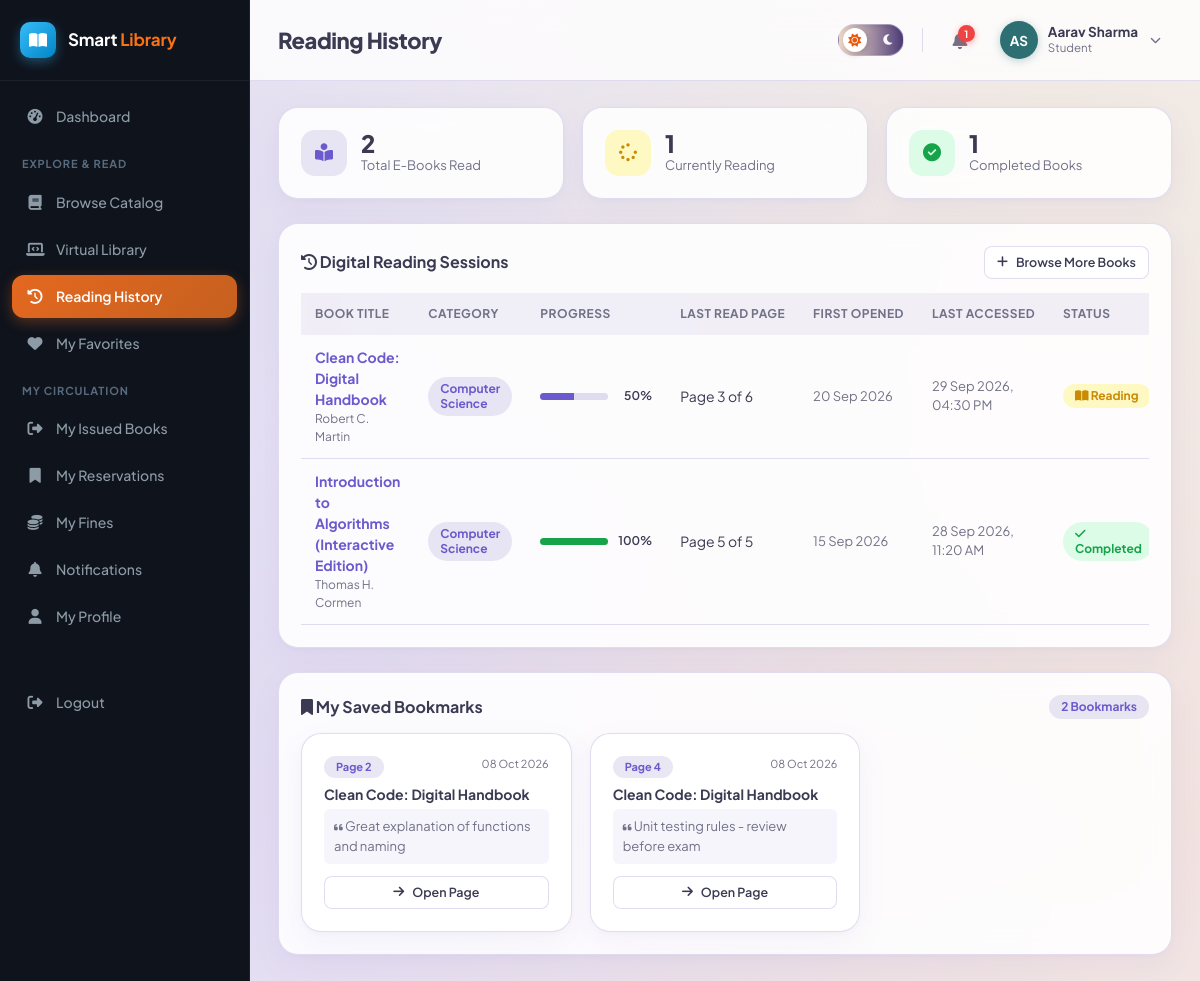
Page /student/reading-history.php (signed in) on the committed database.
### tables this page shows
CREATE TABLE reading_history (
    id INT AUTO_INCREMENT PRIMARY KEY,
    student_id INT NOT NULL,
    digital_book_id INT NOT NULL,
    first_accessed_at TIMESTAMP DEFAULT CURRENT_TIMESTAMP,
    last_accessed_at TIMESTAMP DEFAULT CURRENT_TIMESTAMP ON UPDATE CURRENT_TIMESTAMP,
    last_page INT NOT NULL DEFAULT 1,
    total_pages INT NOT NULL DEFAULT 1,
    progress_percent DECIMAL(5,2) NOT NULL DEFAULT 0.00,
    reading_status ENUM('reading','completed') NOT NULL DEFAULT 'reading',
    created_at TIMESTAMP DEFAULT CURRENT_TIMESTAMP,
    updated_at TIMESTAMP DEFAULT CURRENT_TIMESTAMP ON UPDATE CURRENT_TIMESTAMP,
    UNIQUE KEY uniq_stu_dbook (student_id, digital_book_id),
    FOREIGN KEY (student_id) REFERENCES students(id) ON DELETE CASCADE,
    FOREIGN KEY (digital_book_id) REFERENCES digital_books(id) ON DELETE CASCADE,
    INDEX idx_rh_stu (student_id),
    INDEX idx_rh_book (digital_book_id)
);

CREATE TABLE digital_books (
    id INT AUTO_INCREMENT PRIMARY KEY,
    book_id INT NULL,
    title VARCHAR(200) NOT NULL,
    author_id INT NULL,
    author_name VARCHAR(150) NULL,
    category_id INT NULL,
    publisher_id INT NULL,
    isbn VARCHAR(30) NULL,
    ia_id VARCHAR(100) NULL,
    publication_year INT NULL,
    edition VARCHAR(30) DEFAULT '1st',
    language VARCHAR(40) DEFAULT 'English',
    pages INT DEFAULT 10,
    description TEXT NULL,
    cover_image VARCHAR(255) NULL,
    file_path VARCHAR(255) NOT NULL,
    file_format VARCHAR(20) NOT NULL DEFAULT 'PDF',
    file_size_kb INT DEFAULT 0,
    access_type ENUM('free','restricted','open_access') NOT NULL DEFAULT 'free',
    license_info VARCHAR(255) DEFAULT 'Open Educational Resource / Demonstration',
    view_count INT NOT NULL DEFAULT 0,
    read_count INT NOT NULL DEFAULT 0,
    status ENUM('active','inactive') NOT NULL DEFAULT 'active',
    created_at TIMESTAMP DEFAULT CURRENT_TIMESTAMP,
    updated_at TIMESTAMP DEFAULT CURRENT_TIMESTAMP ON UPDATE CURRENT_TIMESTAMP,
    FOREIGN KEY (book_id) REFERENCES books(id) ON DELETE SET NULL,
    FOREIGN KEY (author_id) REFERENCES authors(id) ON DELETE SET NULL,
    FOREIGN KEY (category_id) REFERENCES categories(id) ON DELETE SET NULL,
    FOREIGN KEY (publisher_id) REFERENCES publishers(id) ON DELETE SET NULL,
    INDEX idx_dtitle (title),
    INDEX idx_dcat (category_id),
    INDEX idx_dauthor (author_id),
    INDEX idx_dstatus (status),
    INDEX idx_disbn (isbn),
    INDEX idx_dia (ia_id)
);

CREATE TABLE categories (
    id INT AUTO_INCREMENT PRIMARY KEY,
    name VARCHAR(100) NOT NULL UNIQUE,
    description VARCHAR(255) DEFAULT NULL
);

CREATE TABLE bookmarks (
    id INT AUTO_INCREMENT PRIMARY KEY,
    student_id INT NOT NULL,
    digital_book_id INT NOT NULL,
    page_number INT NOT NULL DEFAULT 1,
    note VARCHAR(255) NULL,
    created_at TIMESTAMP DEFAULT CURRENT_TIMESTAMP,
    FOREIGN KEY (student_id) REFERENCES students(id) ON DELETE CASCADE,
    FOREIGN KEY (digital_book_id) REFERENCES digital_books(id) ON DELETE CASCADE,
    INDEX idx_bm_stubook (student_id, digital_book_id)
);

### includes/functions.php (called while the page is built, shortened)
<?php
function e($value) {
    return htmlspecialchars($value ?? '', ENT_QUOTES, 'UTF-8');
}
function fmtDate($date) {
    return date('d M Y', strtotime($date));
}

### student/reading-history.php (the view, shortened to what this page needs)
<?php
require_once __DIR__ . '/../includes/functions.php';
require_once __DIR__ . '/../includes/auth-check.php';
$stu = $pdo->prepare("SELECT id FROM students WHERE user_id = ?");
$stu->execute([$_SESSION['user_id']]);
$studentId = (int)$stu->fetchColumn();
$stmt = $pdo->prepare("
    SELECT rh.*, db.title, db.pages, db.language, db.cover_image, db.access_type,
           c.name AS category_name, COALESCE(a.name, db.author_name) AS author_name
    FROM reading_history rh
    JOIN digital_books db ON db.id = rh.digital_book_id
    LEFT JOIN categories c ON c.id = db.category_id
    LEFT JOIN authors a ON a.id = db.author_id
    WHERE rh.student_id = ?
    ORDER BY rh.last_accessed_at DESC
");
$stmt->execute([$studentId]);
$history = $stmt->fetchAll();
$bmStmt = $pdo->prepare("
    SELECT b.*, db.title AS book_title, c.name AS category_name
    FROM bookmarks b
    JOIN digital_books db ON db.id = b.digital_book_id
    LEFT JOIN categories c ON c.id = db.category_id
    WHERE b.student_id = ?
    ORDER BY b.created_at DESC
");
$bmStmt->execute([$studentId]);
$allBookmarks = $bmStmt->fetchAll();
$totalBooksRead = count($history);
$completedBooks = count(array_filter($history, fn($h) => $h['reading_status'] === 'completed' || (float)$h['progress_percent'] >= 99.0));
$inProgressBooks = $totalBooksRead - $completedBooks;
include __DIR__ . '/../includes/header.php';
?>
<div class="grid grid-3" style="margin-bottom:24px;">
    <div class="card stat-card">
        <div class="icon blue"><i class="fa-solid fa-book-open-reader"></i></div>
        <div>
            <div class="num"><?= $totalBooksRead ?></div>
            <div class="label">Total E-Books Read</div>
        </div>
    </div>
    <div class="card stat-card">
        <div class="icon yellow"><i class="fa-solid fa-spinner"></i></div>
        <div>
            <div class="num"><?= $inProgressBooks ?></div>
            <div class="label">Currently Reading</div>
        </div>
    </div>
    <div class="card stat-card">
        <div class="icon green"><i class="fa-solid fa-circle-check"></i></div>
        <div>
            <div class="num"><?= $completedBooks ?></div>
            <div class="label">Completed Books</div>
        </div>
    </div>
</div>
<div class="card" style="margin-bottom:24px;">
    <div class="flex justify-between items-center" style="margin-bottom:14px;">
        <h3 style="margin:0;"><i class="fa-solid fa-clock-rotate-left text-primary"></i> Digital Reading Sessions</h3>
        <a href="virtual-library.php" class="btn btn-sm btn-outline"><i class="fa-solid fa-plus"></i> Browse More Books</a>
    </div>
    <?php if (empty($history)): ?>
        <div class="empty-state" style="padding:40px 20px;">
            <i class="fa-solid fa-book-open" style="font-size:36px; margin-bottom:10px;"></i>
            <h4>No reading history yet</h4>
            <p class="text-muted">Start reading books in the Virtual Library to track your reading journey and progress.</p>
            <a href="virtual-library.php" class="btn btn-primary">Go to Virtual Library</a>
        </div>
    <?php else: ?>
        <div class="table-wrap">
            <table class="data-table">
                <thead>
                    <tr>
                        <th>Book Title</th>
                        <th>Category</th>
                        <th>Progress</th>
                        <th>Last Read Page</th>
                        <th>First Opened</th>
                        <th>Last Accessed</th>
                        <th>Status</th>
                    </tr>
                </thead>
                <tbody>
                    <?php foreach ($history as $r):
                        $pct = (float)$r['progress_percent'];
                        $isDone = ($r['reading_status'] === 'completed' || $pct >= 99);
                    ?>
                        <tr>
                            <td>
                                <strong><a href="read-book.php?id=<?= $r['digital_book_id'] ?>"><?= e($r['title']) ?></a></strong>
                                <div class="text-muted" style="font-size:12px;"><?= e($r['author_name']) ?></div>
                            </td>
                            <td><span class="badge badge-blue"><?= e($r['category_name'] ?: 'General') ?></span></td>
                            <td style="min-width:140px;">
                                <div class="flex items-center gap-2">
                                    <div style="flex:1; background:var(--border); border-radius:10px; height:7px; overflow:hidden;">
                                        <div style="background:<?= $isDone ? 'var(--success)' : 'var(--primary)' ?>; width:<?= min(100, $pct) ?>%; height:100%;"></div>
                                    </div>
                                    <span style="font-size:12px; font-weight:600; width:36px; text-align:right;"><?= round($pct) ?>%</span>
                                </div>
                            </td>
                            <td>Page <?= (int)$r['last_page'] ?> of <?= (int)$r['total_pages'] ?></td>
                            <td class="text-muted" style="font-size:13px;"><?= fmtDate($r['first_accessed_at']) ?></td>
                            <td class="text-muted" style="font-size:13px;"><?= date('d M Y, h:i A', strtotime($r['last_accessed_at'])) ?></td>
                            <td>
                                <?php if ($isDone): ?>
                                    <span class="badge badge-green"><i class="fa-solid fa-check"></i> Completed</span>
                                <?php else: ?>
                                    <span class="badge badge-yellow"><i class="fa-solid fa-book-open"></i> Reading</span>
                                <?php endif; ?>
                            </td>
                        </tr>
                    <?php endforeach; ?>
                </tbody>
            </table>
        </div>
    <?php endif; ?>
</div>
<div class="card">
    <div class="flex justify-between items-center" style="margin-bottom:14px;">
        <h3 style="margin:0;"><i class="fa-solid fa-bookmark text-primary"></i> My Saved Bookmarks</h3>
        <span class="badge badge-blue"><?= count($allBookmarks) ?> Bookmarks</span>
    </div>
    <?php if (empty($allBookmarks)): ?>
        <div class="empty-state" style="padding:30px 20px;">
            <i class="fa-regular fa-bookmark" style="font-size:32px; margin-bottom:8px;"></i>
            <p class="text-muted" style="margin:0;">No bookmarks saved yet. While reading any digital book, click the bookmark icon to save key pages and notes.</p>
        </div>
    <?php else: ?>
        <div class="grid grid-3">
            <?php foreach ($allBookmarks as $bm): ?>
                <div class="card" style="border:1px solid var(--border); display:flex; flex-direction:column; justify-content:space-between; margin-bottom:0;">
                    <div>
                        <div class="flex justify-between items-start" style="margin-bottom:6px;">
                            <span class="badge badge-blue" style="font-size:11px;">Page <?= (int)$bm['page_number'] ?></span>
                            <span class="text-muted" style="font-size:11px;"><?= fmtDate($bm['created_at']) ?></span>
                        </div>
                        <strong style="font-size:14px; display:block; margin-bottom:4px;"><?= e($bm['book_title']) ?></strong>
                        <p class="text-muted" style="font-size:13px; margin:0 0 12px 0; background:var(--gray-light); padding:8px 10px; border-radius:6px;">
                            <i class="fa-solid fa-quote-left text-muted" style="font-size:10px;"></i> <?= e($bm['note'] ?: 'Bookmark on Page ' . $bm['page_number']) ?>
                        </p>
                    </div>
                    <div class="flex gap-2">
                        <a href="read-book.php?id=<?= $bm['digital_book_id'] ?>#page=<?= $bm['page_number'] ?>" class="btn btn-sm btn-outline" style="flex:1; justify-content:center;">
                            <i class="fa-solid fa-arrow-right"></i> Open Page
                        </a>
                    </div>
                </div>
            <?php endforeach; ?>
        </div>
    <?php endif; ?>
</div>
<?php include __DIR__ . '/../includes/footer.php'; ?>

### assets/css/style.css (style rules this page uses)
:root { --primary: #6A5ACD; --primary-dark: #5A3B8C; --primary-mid: #8B7CC7; --primary-light: rgba(201, 194, 227, 0.4); --lavender: #C9C2E3; --accent-orange: #C6601F; --accent-orange-hover: #d96b27; --accent-teal: #2E6F73; --accent-teal-light: rgba(46, 111, 115, 0.16); --accent-sand: #EADCC8; --accent-sand-light: rgba(234, 220, 200, 0.5); --success: #16a34a; --success-light: #dcfce7; --warning: #ca8a04; --warning-light: #fef9c3; --danger: #dc2626; --danger-light: #fee2e2; --text: #3A3A52; --text-muted: #717188; --bg: #F7F5FC; --white: #ffffff; --card-bg: rgba(255, 255, 255, 0.88); --card-border: rgba(201, 194, 227, 0.55); --border: rgba(201, 194, 227, 0.55); --gray-light: #f6f5fb; --gray: #88889d; --sidebar-w: 250px; --radius: 20px; --pill-radius: 999px; --shadow: 0 10px 30px rgba(123, 109, 216, 0.07), 0 2px 8px rgba(46, 43, 43, 0.03); }
* { box-sizing: border-box; }
body { margin: 0; font-family: 'Plus Jakarta Sans', system-ui, -apple-system, BlinkMacSystemFont, Roboto, sans-serif; background-color: var(--bg); background-image: radial-gradient(at 10% 15%, rgba(201, 194, 227, 0.45) 0px, transparent 60%), radial-gradient(at 88% 12%, rgba(234, 220, 200, 0.5) 0px, transparent 60%), radial-gradient(at 90% 85%, rgba(198, 96, 31, 0.14) 0px, transparent 65%), radial-gradient(at 15% 85%, rgba(121, 106, 220, 0.18) 0px, transparent 65%); background-attachment: fixed; color: var(--text); font-size: 15px; line-height: 1.5; -webkit-font-smoothing: antialiased; }
a { color: var(--primary); text-decoration: none; transition: color 0.15s ease; }
.grid { display: grid; gap: 18px; }
.grid-3 { grid-template-columns: repeat(3, 1fr); }
.card { background: var(--card-bg); border: 1px solid var(--card-border); border-radius: var(--radius); box-shadow: var(--shadow); padding: 22px; backdrop-filter: blur(14px); -webkit-backdrop-filter: blur(14px); transition: transform 0.2s ease, box-shadow 0.2s ease; }
.card h3 { margin: 0 0 14px; font-size: 16px; font-weight: 700; color: var(--text); }
.stat-card { display: flex; align-items: center; gap: 14px; }
.stat-card .icon { width: 46px; height: 46px; border-radius: 14px; display: flex; align-items: center; justify-content: center; font-size: 18px; flex-shrink: 0; }
.stat-card .icon.blue { background: var(--primary-light); color: var(--primary); }
.stat-card .icon.green { background: var(--success-light); color: var(--success); }
.stat-card .icon.yellow { background: var(--warning-light); color: var(--warning); }
.stat-card .num { font-size: 24px; font-weight: 800; line-height: 1.1; color: var(--text); }
.stat-card .label { font-size: 13px; color: var(--text-muted); }
.btn { display: inline-flex; align-items: center; gap: 8px; padding: 9px 18px; border-radius: 12px; border: 1px solid transparent; font-size: 14px; font-weight: 600; cursor: pointer; text-decoration: none; font-family: inherit; transition: all 0.18s ease; }
.btn-outline { background: var(--card-bg); border-color: var(--border); color: var(--text); }
.btn-sm { padding: 6px 12px; font-size: 12.5px; border-radius: 8px; }
.table-wrap { overflow-x: auto; }
table.data-table { width: 100%; border-collapse: collapse; font-size: 14px; }
.data-table th { text-align: left; padding: 12px 14px; background: rgba(201, 194, 227, 0.25); font-weight: 700; font-size: 12px; text-transform: uppercase; letter-spacing: 0.04em; color: var(--text-muted); white-space: nowrap; }
.data-table td { padding: 12px 14px; border-bottom: 1px solid var(--border); vertical-align: middle; }
.badge { padding: 4px 12px; border-radius: 999px; font-size: 12px; font-weight: 700; display: inline-block; line-height: 1.3; }
.badge-green { background: var(--success-light); color: var(--success); }
.badge-blue { background: var(--primary-light); color: var(--primary); }
.badge-yellow { background: var(--warning-light); color: var(--warning); }
.text-muted { color: var(--text-muted); }
.flex { display: flex; }
.gap-2 { gap: 8px; }
.items-center { align-items: center; }
.justify-between { justify-content: space-between; }

### rows in the picture
reading_history: digital_book.title "Clean Code: Digital Handbook", author_name "Robert C. Martin", categories.name "Computer Science", progress_percent "50", last_page "3", total_pages "6", first_accessed_at "20 Sep 2026", last_accessed_at "29 Sep 2026, 04:30 PM", reading_status "reading" (drawn)
reading_history: digital_book.title "Introduction to Algorithms (Interactive Edition)", author_name "Thomas H. Cormen", categories.name "Computer Science", progress_percent "100", last_page "5", total_pages "5", first_accessed_at "15 Sep 2026", last_accessed_at "28 Sep 2026, 11:20 AM", reading_status "completed" (drawn)
bookmarks: page_number "2", created_at "08 Oct 2026", digital_book.title "Clean Code: Digital Handbook", note "Great explanation of functions and naming"
bookmarks: page_number "4", created_at "08 Oct 2026", digital_book.title "Clean Code: Digital Handbook", note "Unit testing rules - review before exam"

### other values in the picture
$label "Dashboard"
$item['_section'] "EXPLORE & READ"
$label "Browse Catalog"
$label "Virtual Library"
$label "Reading History"
$label "My Favorites"
$item['_section'] "MY CIRCULATION"
$label "My Issued Books"
$label "My Reservations"
$label "My Fines"
$label "Notifications"
$label "My Profile"
$pageTitle "Reading History"
$displayBadge "1"
$initials "AS"
